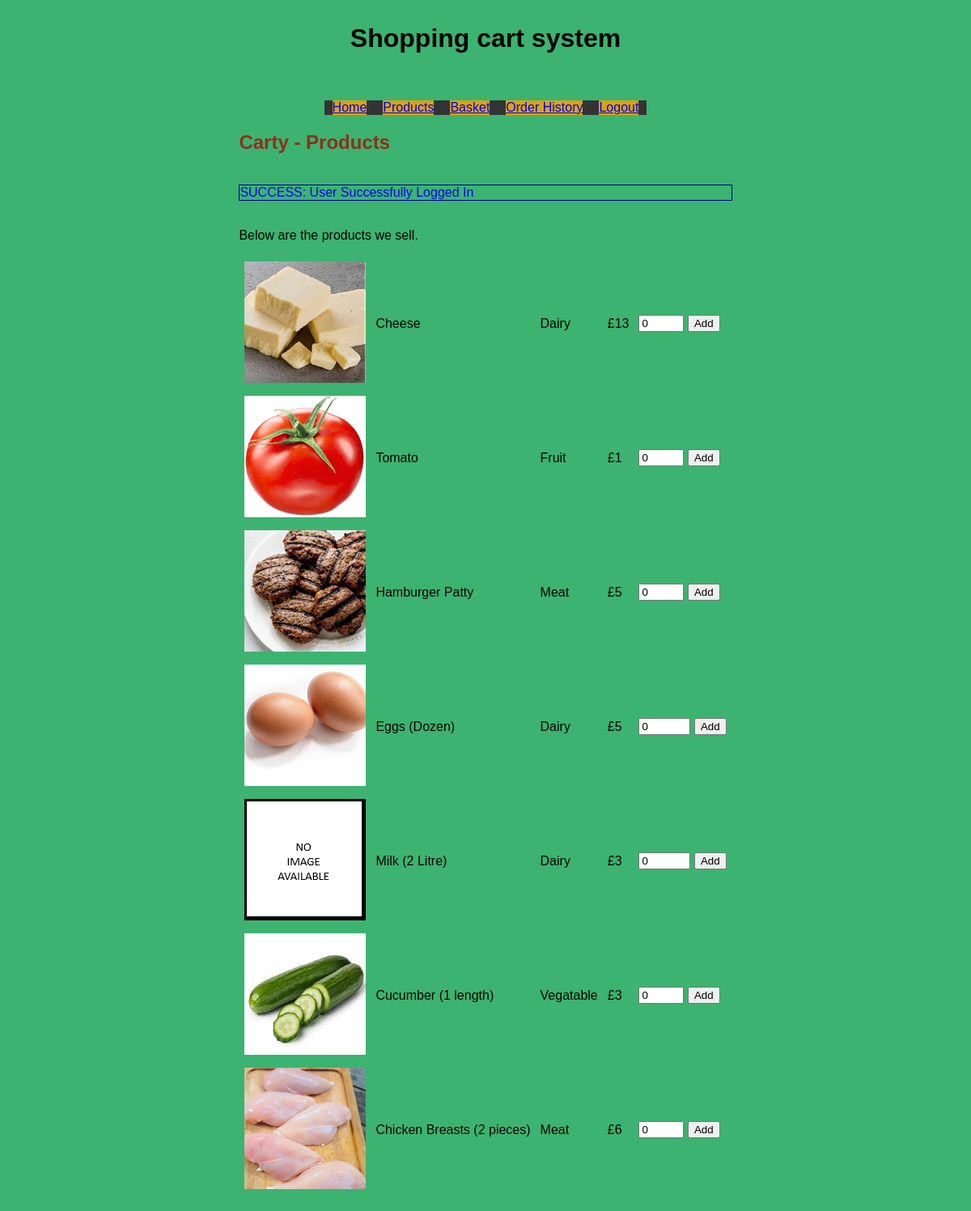
Page /products.php (signed in) on the committed database.
### tables this page shows
CREATE TABLE `item` (
  `itemid` int NOT NULL,
  `name` text NOT NULL,
  `description` text NOT NULL,
  `category` text NOT NULL,
  `dailyquantity` int NOT NULL,
  `imglink` text NOT NULL,
  `unitprice` decimal(10,0) NOT NULL,
  `nutritional information` text NOT NULL
);

### assets/dbconn.php (called while the page is built)
<?php
function dbconnect(){
    $servername = "localhost";
    $dbusername = "root";
    $dbpassword = "";
    $dbname = "green";
    try {
        $conn = new PDO("mysql:host=$servername;port=3306;dbname=$dbname", $dbusername, $dbpassword);
        $conn->setAttribute(PDO::ATTR_ERRMODE, PDO::ERRMODE_EXCEPTION);
        return $conn;
    } catch(PDOException $e) {
        error_log("Database error in super_checker: " . $e->getMessage());
        throw $e;
    }
}

### products.php (the view, shortened to what this page needs)
<?php
require_once "assets/common.php";
require_once "assets/dbconn.php";
echo "<!DOCTYPE html>";
echo "<html>";
echo "<head>";
echo "<link rel='stylesheet' type='text/css' href='assets/css/styles.css' />";
echo "</head>";
echo "<body>";
echo "<div class='container'>";
require_once "assets/topbar.php";
require_once "assets/nav.php";
echo "<div class='content'>";
echo "<h2> Carty - Products</h2>";
echo "<br>";
echo usermessage();
echo "<br>";
echo "<p class='content'> Below are the products we sell. </p>";
try{
    $products = products_getter(dbconnect());
} catch(PDOException $e){
    $_SESSION['message'] = "ERROR: ".$e->getMessage();
    header('Location: index.php');
    exit;
} catch (Exception $e){
    $_SESSION['message'] = "ERROR: ".$e->getMessage();
    header('Location: index.php');
    exit;
}
if (!$products) {
    echo "no Products found";
} else {
    echo "<table id='products'>";
    foreach ($products as $id => $prod) {
        echo "<form action='' method='post'>";
        echo "<tr>";
        if ($prod['imglink']==""){
        $imglnk = "default.png";
        } else {
            $imglnk = $prod['imglink'];
        }
        echo "<td> <img src='assets/prod_img/thumb_" . $imglnk . "'> </td>";
        echo "<td> " . $prod['name'] . "</td>";
        echo "<td> " . $prod['category'] . "</td>";
        echo "<td> £" . $prod['unitprice'] . "</td>";
        echo "<td><input type='hidden' name='itemid' value=".$id.">
                   <input type='number' name='quantity' min='0' max='" .$prod['dailyquantity'] . "' value='0' />
                   <input type='submit' name='addprod' value='Add' /></td>";
        echo "</tr>";
        echo "</form>";
    }
    echo "</table>";
}
echo "<br>";
echo "</div>";
echo "</div>";
echo "</body>";
echo "</html>";
?>

### assets/topbar.php
<?php
echo "<div class='topbar'>";
echo "<h1> Shopping cart system</h1>";
echo "<br>";
echo "<br>";
echo "</div>";

### assets/nav.php
<?php
echo "<div class='navi'>";
echo "<nav>";
echo "<ul>";
echo "<li class='linkbox'> <a href='index.php'>Home</a></li>";
if(!isset($_SESSION['userid'])){
    echo "<li class='linkbox'> <a href='login.php'>Login</a></li>";
    echo "<li class='linkbox'> <a href='register.php'>Register</a></li>";
} else {
    echo "<li class='linkbox'> <a href='products.php'>Products</a></li>";
    echo "<li class='linkbox'> <a href='basket.php'>Basket</a></li>";
    echo "<li class='linkbox'> <a href='order history.php'>Order History</a></li>";
    echo "<li class='linkbox'> <a href='logout.php'>Logout</a></li>";
}
echo "</ul>";
echo "</nav>";
echo "</div>";

### assets/common.php (shortened to what this page needs)
<?php
function usermessage(){
    if(isset($_SESSION['usermessage'])){
        if(str_contains($_SESSION['usermessage'],"ERROR")){
            $msg = "<div id='usererror'>".$_SESSION['usermessage']."</div>";
        } else {
            $msg = "<div id='usermessage'>".$_SESSION['usermessage']."</div>";
        }
    } else {
        $msg = "";
    }
    return $msg;
}
function products_getter($conn){
    $sql = "SELECT * FROM item";
    $stmt = $conn->prepare($sql);
    $stmt->execute();
    $result = $stmt->fetchAll(PDO::FETCH_UNIQUE | PDO::FETCH_ASSOC);
    return $result;
}

### assets/css/styles.css (style rules this page uses)
.container { display: flex; justify-content: center; align-items: center; flex-direction: column; }
#usermessage { color: blue; border: 1px solid darkblue; }
nav ul { list-style-type: none; margin: 0; padding: 0; display: flex; justify-content: flex-start; background-color: #333; }
nav li { margin: 0 10px 0 10px; }
body { background-color: mediumseagreen; font-family: Arial, Helvetica, sans-serif; }
h2 { color:#8f301b; }
.linkbox { background-color: #dba20f; }
td { padding: 5px; }

### rows in the picture
item: imglink (picture), name "Cheese", category "Dairy", unitprice "13"
item: imglink (picture), name "Tomato", category "Fruit", unitprice "1"
item: imglink (picture), name "Hamburger Patty", category "Meat", unitprice "5"
item: imglink (picture), name "Eggs (Dozen)", category "Dairy", unitprice "5"
item: shows a picture, name "Milk (2 Litre)", category "Dairy", unitprice "3"
item: imglink (picture), name "Cucumber (1 length)", category "Vegatable", unitprice "3"
item: imglink (picture), name "Chicken Breasts (2 pieces)", category "Meat", unitprice "6"

### other values in the picture
$_SESSION['usermessage'] "SUCCESS: User Successfully Logged In"
